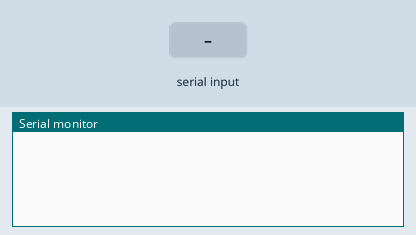
A sketch run on a simulated Arduino Uno, built with avr-gcc and run on an emulated ATmega328P. Shown: the last lines printed to the serial monitor. The inputs (shaded band) are chosen by the test bench.

Above: at 1.2 s.
1.3 s: "90,45\n" received over Serial
At 2.4 s:
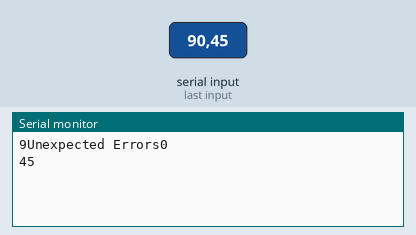
2.8 s: "30,150\n" received over Serial
At 4.0 s:
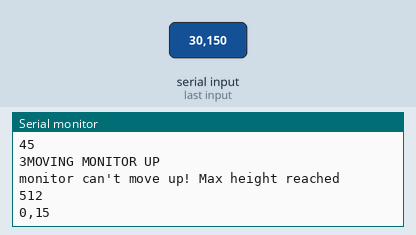
4.3 s: "2\n" received over Serial
At 5.1 s:
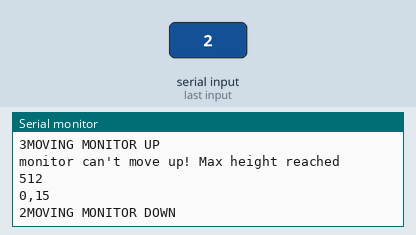
5.8 s: "5\n" received over Serial
At 6.3 s:
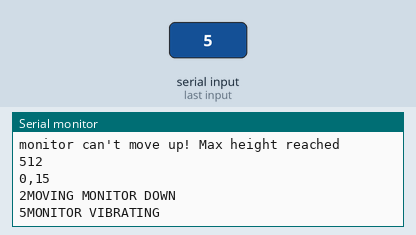
7.3 s: "1,90\n" received over Serial
At 8.2 s:
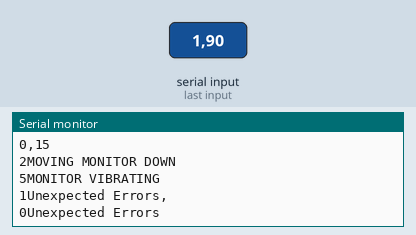

Measured:
- after the input at 1.3 s, the serial monitor: prints a new line at once (image 1)
- after the input at 2.8 s, the serial monitor: prints a new line at once (image 2)
- after the input at 4.3 s, the serial monitor: prints a new line at once (image 3)
- after the input at 5.8 s, the serial monitor: prints a new line at once (image 4)
- after the input at 7.3 s, the serial monitor: prints a new line at once (image 5)

The sketch:

arduino.ino
```cpp
#define IN1 9  // H-Bridge Input 1
#define IN2 10 // H-Bridge Input 2
#define ENA 5  // H-Bridge Enable pin (PWM for speed control)
#define POTPIN A3

int x;
void setup() {
	Serial.begin(9600);
	Serial.setTimeout(1);
  digitalWrite(IN1, LOW);
	digitalWrite(IN2, LOW);
}
void moveUp(){
  int potValue = analogRead(POTPIN);
  float position = map(potValue, 0, 1023, 0, 12);
  Serial.println("MOVING MONITOR UP");

  if(potValue > 630){
    digitalWrite(IN1, LOW);
    digitalWrite(IN2, HIGH);
    delay(900);
    digitalWrite(IN1, LOW);
    digitalWrite(IN2, LOW);
  }
  else {
    Serial.println("monitor can't move up! Max height reached");
    Serial.println(potValue);
  }
}

void moveDown(){
  Serial.println("MOVING MONITOR DOWN");
  digitalWrite(IN1, HIGH);
	digitalWrite(IN2, LOW);
  delay(900);
  digitalWrite(IN1, LOW);
	digitalWrite(IN2, LOW);
}
void vibrate(){
  Serial.println("MONITOR VIBRATING");
  digitalWrite(IN1, HIGH);
	digitalWrite(IN2, LOW);
  delay(400);
  digitalWrite(IN1, LOW);
	digitalWrite(IN2, HIGH);
  delay(400);
  digitalWrite(IN1, LOW);
	digitalWrite(IN2, LOW);
}
// movements = {"up" : 2, "down" : 3, "stop": 4}
void loop() {
	while (!Serial.available());

	x = Serial.readString().toInt();
  Serial.print(x);
	if (x == 2) {
		moveDown();
	} else if (x == 3) {
		moveUp();
	} else if (x == 4) {
		digitalWrite(IN1, LOW);
		digitalWrite(IN2, LOW);
	} else if (x == 5) {
		vibrate();
	} else {
		Serial.print("Unexpected Errors");
	}

  Serial.println(Serial.readString());
	x = Serial.readString().toInt();
}
```
